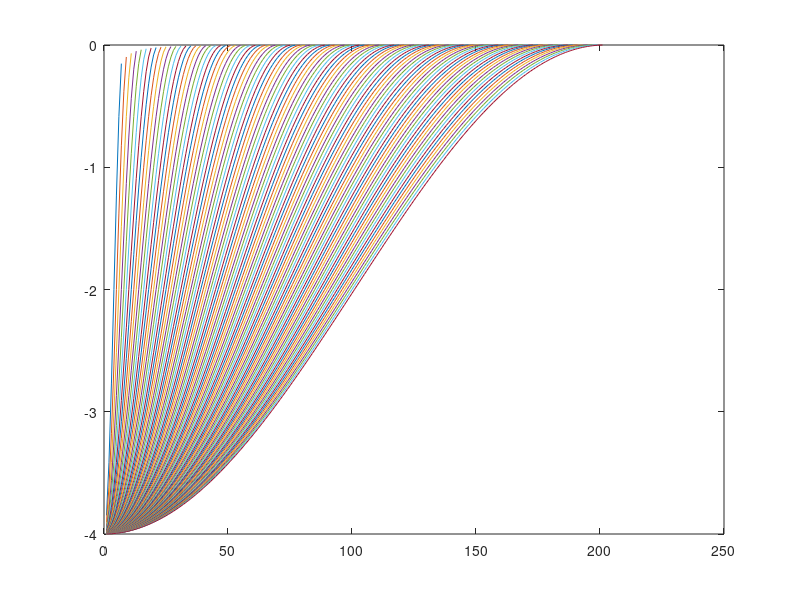

Source code (MATLAB):
%% ***************************************
% Clear workspace and prescribe path
clear;clc;close all;
p = mfilename('fullpath');
[thisDir,name,ext] = fileparts(p);
chdir(thisDir); myDir.this = thisDir;
% ***************************************


for m = 3:100
    A = diag(-2*ones(2*m+1,1)) + diag(ones(2*m,1),1) + diag(ones(2*m,1),-1);

    e = eig(A);
    plot(e); hold on
end